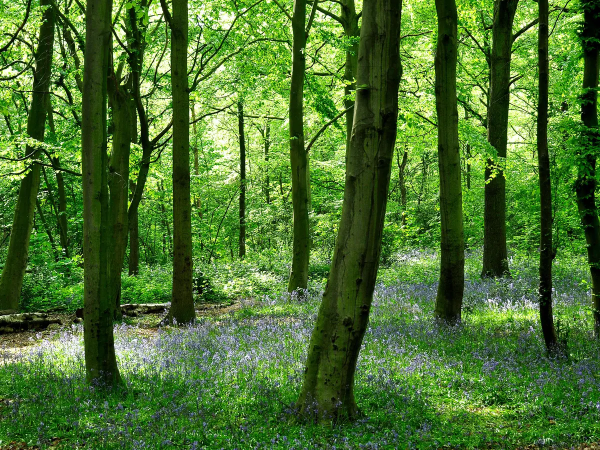
%> input picture 3915.jpg, 1200 x 900 px (shown at 1/2 size)
$ octave LBPFeature.m   (GNU Octave 9; MATLAB toolbox functions it lacks are replaced by stand-ins)
%> lines starting %> are read from the running program, lines starting %| are printed output that depends on the picture; in (x1, y1, x2, y2) boxes, pixels count from 0 and x2, y2 are one past the last pixel; in counts of white or black regions, pixels touching at a corner belong together; the program's own positions count from 1
clc;clear;
close all;
[fname path]=uigetfile('*.*', 'Enter an image');
%> the answer given: 3915.jpg
fname=strcat(path,fname);
im=imread(fname);
%> im is the input picture: size 900x1200x3 uint8; mean R, G, B 74.7, 113.6, 47
% resizing images
im=imresize(im, [256 256]);
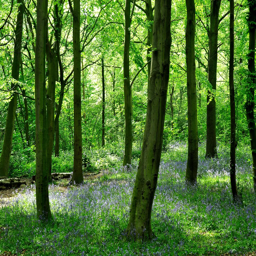
%> im: size 256x256x3 uint8; mean R, G, B 74.7, 113.6, 47
imshow(im);


% Converting into gray scale
im1=rgb2gray(im);
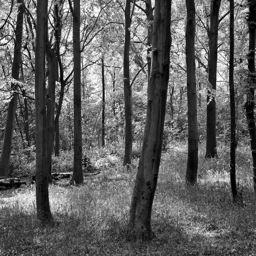
%> im1: size 256x256 uint8; min 0, max 255, mean 94.3
figure

% Implementing histogram
subplot(2,1,1)
imshow(im1);
subplot(2,1,2);
imhist(im1)
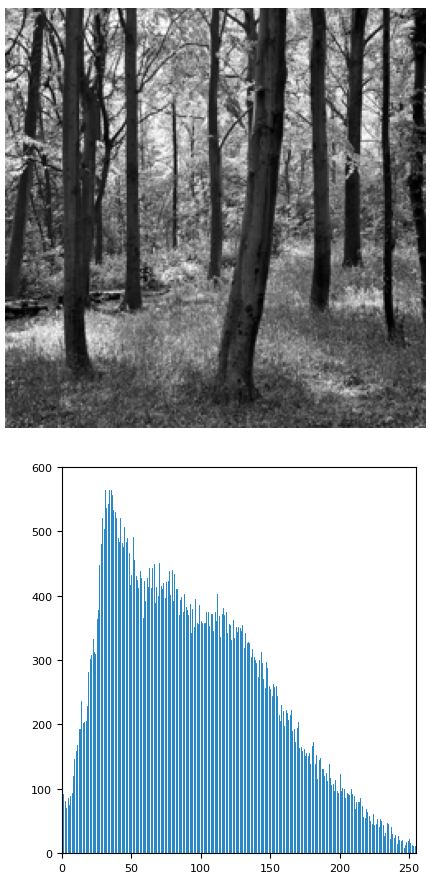
%> figure redrawn from the program's plot data, 2 panels


% Threshholding
imA = im1 > 150;
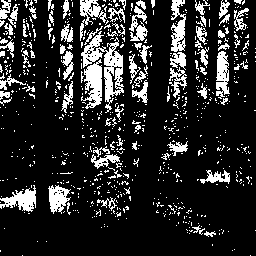
%> imA: size 256x256 logical; 17% white; 715 white regions (634 under 20 px), largest, box (x1, y1, x2, y2) and area: (81, 31, 124, 113) 1141, (81, 59, 102, 109) 604, (0, 185, 36, 212) 491
imA=~imA;
figure;
imshow(imA);
imA=double(imA);
for (i=1: 3)
    im(:,:,i)=uint8(double(im(:,:,i)).*imA);
end
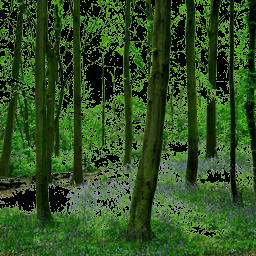
%> im: size 256x256x3 uint8; 16.96% of pixels changed, all inside (x1, y1, x2, y2) = (0, 0, 256, 256)
% im(:,:,3)=uint8(imA);


figure;
imshow(im);
